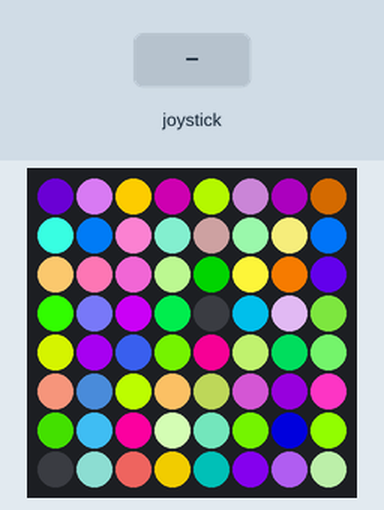
Simulated run of this program. Board: Raspberry Pi (BCM pin numbers) with a Sense HAT. On the bench: the Sense HAT's 8×8 RGB LED matrix. The test bench sets the inputs (shaded band). Random numbers come from a fixed seed. At 1.4 s the program stops and its outputs stay as they are.

Above: at 0.03 s.
At 1.25 s:
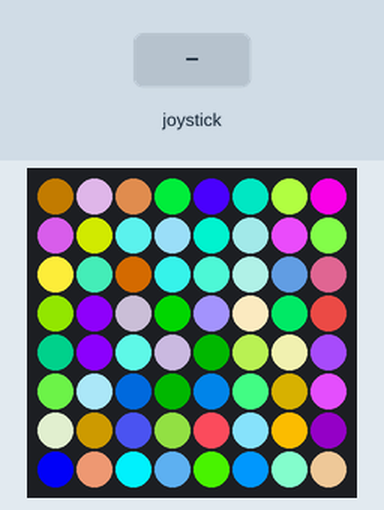
1.3 s: joystick pushed up
At 2.5 s:
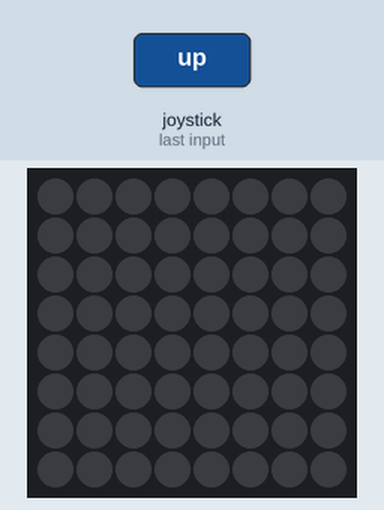
Timing chart, 0 to 2.9 s (numbered marks = the images above; inputs shaded):
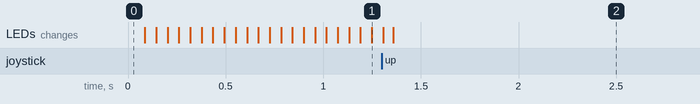

The program:

crazy-pixelate.py
```python
from sense_hat import SenseHat
from time import sleep
from random import randint
import signal
import sys

sense = SenseHat()
sense.low_light = False

def clear_and_exit(sig, frame):
    sense.clear()
    sys.exit(0)
signal.signal(signal.SIGINT, clear_and_exit)

while not sense.stick.get_events():
	for x in range(8):
		for y in range(8):
			randColor = (
				randint(0, 255),
				randint(0, 255),
				randint(0, 255),
			)
			sense.set_pixel(x, y, randColor)
	sleep(0.05)

sense.clear()
```
